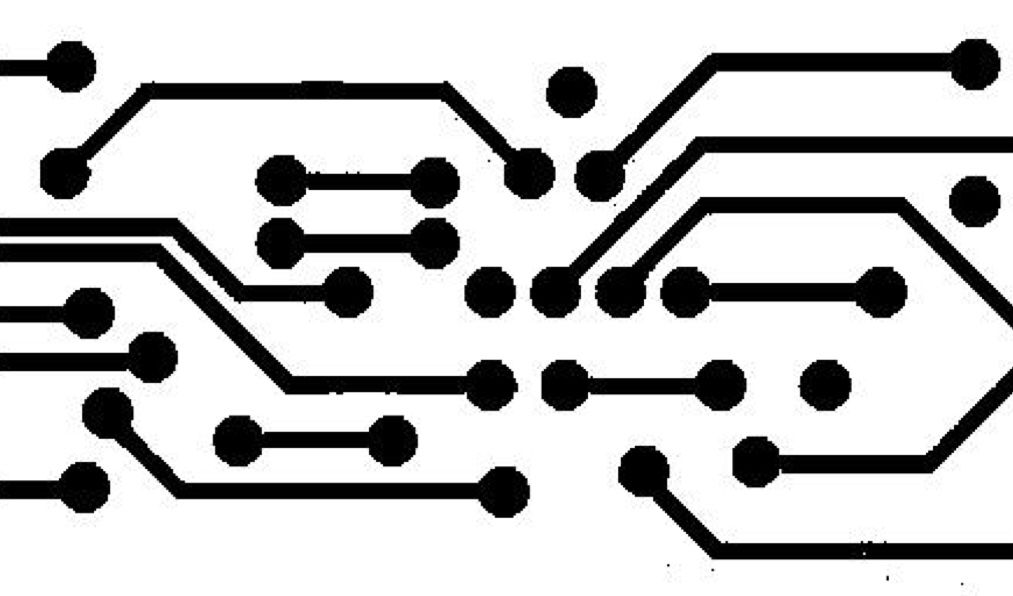
//> input picture 电路图.jpg, 1013 x 596 px
$ ./exc3   (built with g++ and OpenCV 4)
//> lines starting //> are read from the running program, lines starting //| are printed output that depends on the picture; after the words box and inside, x2 and y2 are one past the last pixel; in counts of white or black regions, pixels touching at a corner belong together
#include<iostream>
#include<opencv2/opencv.hpp>

using namespace std;
using namespace cv;

int main()
{
	Mat srcMat = imread("电路图.jpg");
//> srcMat is the input picture: 596 rows x 1013 cols, CV_8UC3; min 0, max 255, mean 195.3
	Mat grayMat, image, labels, stats, centroids, image_erode, image_dilate, image_open;
	Mat element = getStructuringElement(MORPH_ELLIPSE, Size(30, 30));
	Mat element1 = getStructuringElement(MORPH_ELLIPSE, Size(20, 20));
	cvtColor(srcMat, grayMat, COLOR_BGR2GRAY);

	threshold(grayMat, image, 80, 255, THRESH_OTSU);
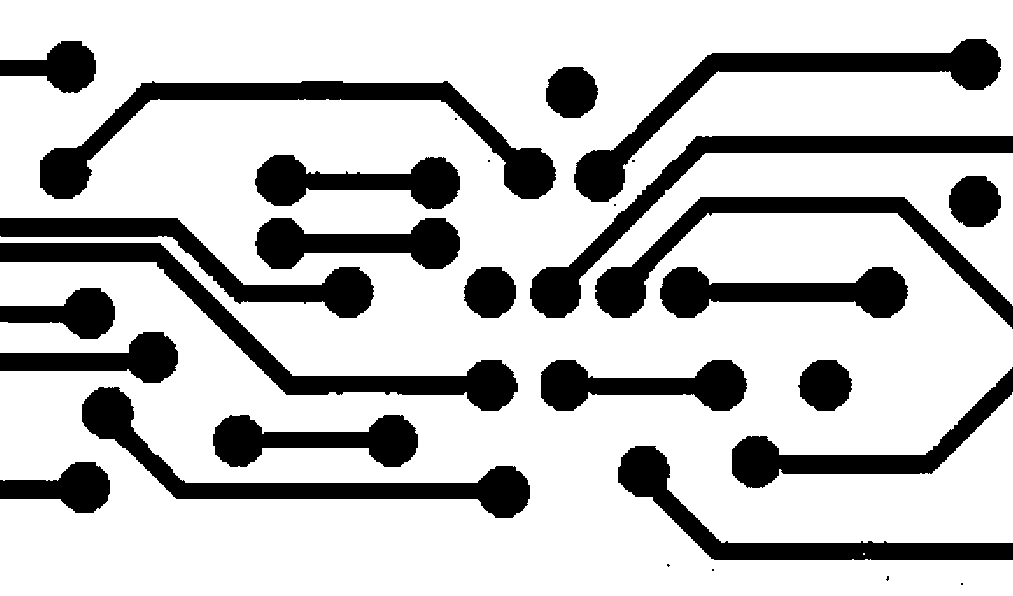
//> image: 596 rows x 1013 cols, CV_8UC1; 76.4% white; 30 black regions (8 under 20 px), largest, box (x1, y1, x2, y2) and area: (40, 81, 556, 199) 12414, (0, 243, 518, 411) 11633, (574, 39, 1001, 202) 11123
	Mat image1 = 255 - image;
//	adaptiveThreshold(grayMat, image, 255, ADAPTIVE_THRESH_GAUSSIAN_C, THRESH_BINARY, 7, 10);
	imshow("image", image1);
	erode(image1, image_erode, element);
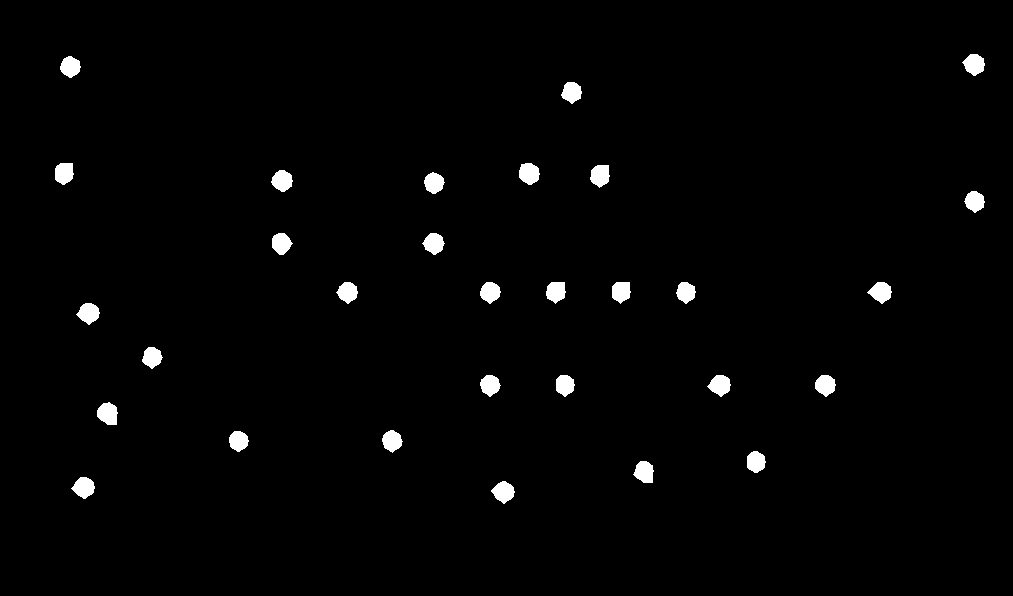
//> image_erode: 596 rows x 1013 cols, CV_8UC1; 1.7% white; 30 white regions, largest, box (x1, y1, x2, y2) and area: (97, 402, 118, 425) 366, (519, 163, 540, 185) 354, (491, 481, 515, 504) 353
	dilate(image_erode, image_dilate, element1);
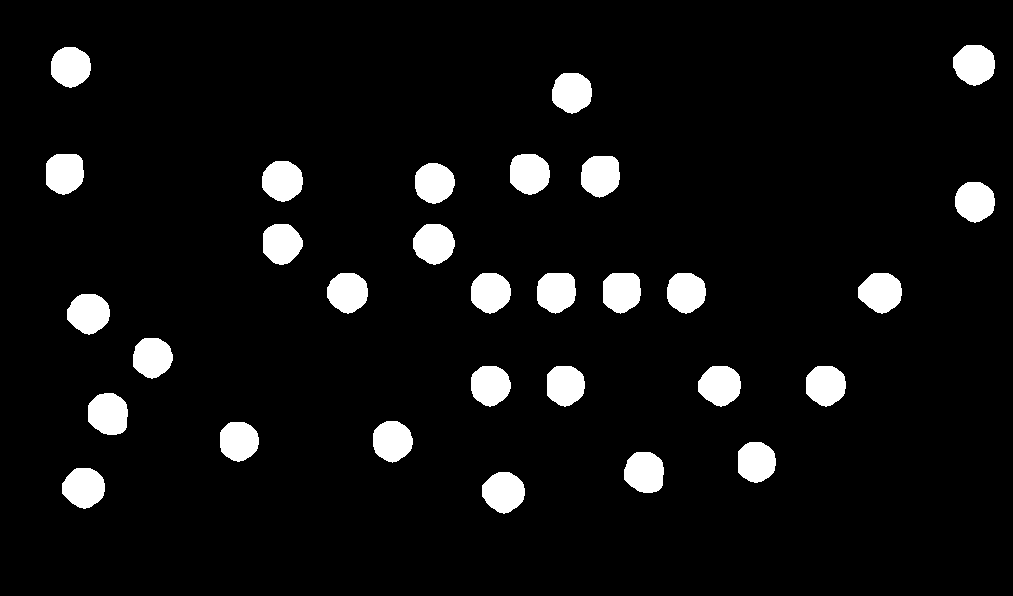
//> image_dilate: 596 rows x 1013 cols, CV_8UC1; 6.5% white; 30 white regions, largest, box (x1, y1, x2, y2) and area: (88, 393, 128, 435) 1375, (858, 273, 902, 314) 1352, (482, 472, 525, 514) 1349
//	imshow("image_erode", image_erode);
	imshow("image_dilate", image_dilate);
	int num = connectedComponentsWithStats(image_erode, labels, stats, centroids, 8, CV_16U);
//> stats = 31 rows, first 6: [0, 0, 1013, 596, 593726], [962, 54, 23, 22, 347], [60, 56, 21, 22, 327], [561, 82, 21, 22, 325], [55, 163, 19, 22, 339], [519, 163, 21, 22, 354]; centroids = 31 pairs, first value 63.74 to 974.3, second value 63.89 to 491.5; num = 31
	cout << "共有" << num-1 << "个圆" << endl;
//| 共有30个圆
	waitKey(0);
}
